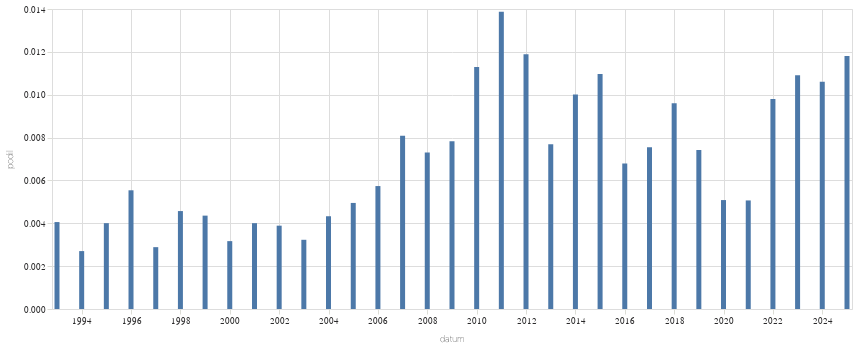

The notebook cell saved with this chart:
### Code cell
alt.Chart(
    zavorka("smích").to_pandas(),
    width = 800
).mark_bar(
).encode(
    alt.X('datum:T'),
    alt.Y('podil:Q')
)

### Figure 1 — Vega-Lite specification as saved in the notebook (floating-point values rounded to 4 significant figures)
{"config": {"title": {"font": "Noticia Text", "fontSize": 11.5, "anchor": "start", "lineHeight": 19, "fontWeight": "bolder", "subtitleFont": "Noticia Text", "subtitleFontSize": 10, "subtitleLineHeight": 15, "subtitlePadding": 10, "dy": -10, "color": "#292829", "subtitleColor": "#292829"}, "axis": {"labelFont": "Asap", "titleFont": "Asap", "fontWeight": "lighter", "titleFontWeight": "lighter", "labelFontSize": 9, "titleFontSize": 9, "labelPadding": 2, "titlePadding": 9, "domainOpacity": 0, "tickColor": "#DCDDD6", "labelColor": "#292829"}, "legend": {"labelFont": "Asap", "labelFontWeight": "normal", "titleFont": "Asap", "titleFontWeight": "normal", "labelFontSize": 9, "titleFontSize": 9, "labelColor": "#292829"}}, "data": {"name": "data-33da357dadd0a4e0a80a17ceec45c666"}, "mark": {"type": "bar"}, "encoding": {"x": {"field": "datum", "type": "temporal"}, "y": {"field": "podil", "type": "quantitative"}}, "width": 800, "$schema": "https://vega.github.io/schema/vega-lite/v5.8.0.json", "datasets": {"data-33da357dadd0a4e0a80a17ceec45c666": [{"id": 38, "datum": "1993-01-01T00:00:00", "id_right": 9366, "podil": 0.004057}, {"id": 21, "datum": "1994-01-01T00:00:00", "id_right": 7771, "podil": 0.002702}, {"id": 37, "datum": "1995-01-01T00:00:00", "id_right": 9237, "podil": 0.004006}, {"id": 53, "datum": "1996-01-01T00:00:00", "id_right": 9568, "podil": 0.005539}, {"id": 48, "datum": "1997-01-01T00:00:00", "id_right": 16632, "podil": 0.002886}, {"id": 54, "datum": "1998-01-01T00:00:00", "id_right": 11816, "podil": 0.00457}, {"id": 91, "datum": "1999-01-01T00:00:00", "id_right": 20885, "podil": 0.004357}, {"id": 79, "datum": "2000-01-01T00:00:00", "id_right": 24941, "podil": 0.003167}, {"id": 84, "datum": "2001-01-01T00:00:00", "id_right": 20971, "podil": 0.004006}, {"id": 65, "datum": "2002-01-01T00:00:00", "id_right": 16715, "podil": 0.003889}, {"id": 72, "datum": "2003-01-01T00:00:00", "id_right": 22293, "podil": 0.00323}, {"id": 89, "datum": "2004-01-01T00:00:00", "id_right": 20561, "podil": 0.004329}, {"id": 115, "datum": "2005-01-01T00:00:00", "id_right": 23234, "podil": 0.00495}, {"id": 83, "datum": "2006-01-01T00:00:00", "id_right": 14467, "podil": 0.005737}, {"id": 115, "datum": "2007-01-01T00:00:00", "id_right": 14220, "podil": 0.008087}, {"id": 107, "datum": "2008-01-01T00:00:00", "id_right": 14651, "podil": 0.007303}, {"id": 131, "datum": "2009-01-01T00:00:00", "id_right": 16744, "podil": 0.007824}, {"id": 144, "datum": "2010-01-01T00:00:00", "id_right": 12756, "podil": 0.01129}, {"id": 248, "datum": "2011-01-01T00:00:00", "id_right": 17878, "podil": 0.01387}, {"id": 173, "datum": "2012-01-01T00:00:00", "id_right": 14550, "podil": 0.01189}, {"id": 74, "datum": "2013-01-01T00:00:00", "id_right": 9619, "podil": 0.007693}, {"id": 210, "datum": "2014-01-01T00:00:00", "id_right": 20991, "podil": 0.01}, {"id": 238, "datum": "2015-01-01T00:00:00", "id_right": 21692, "podil": 0.01097}, {"id": 157, "datum": "2016-01-01T00:00:00", "id_right": 23117, "podil": 0.006792}, {"id": 139, "datum": "2017-01-01T00:00:00", "id_right": 18413, "podil": 0.007549}, {"id": 200, "datum": "2018-01-01T00:00:00", "id_right": 20820, "podil": 0.009606}, {"id": 187, "datum": "2019-01-01T00:00:00", "id_right": 25186, "podil": 0.007425}, {"id": 121, "datum": "2020-01-01T00:00:00", "id_right": 23803, "podil": 0.005083}, {"id": 102, "datum": "2021-01-01T00:00:00", "id_right": 20133, "podil": 0.005066}, {"id": 205, "datum": "2022-01-01T00:00:00", "id_right": 20911, "podil": 0.009803}, {"id": 269, "datum": "2023-01-01T00:00:00", "id_right": 24660, "podil": 0.01091}, {"id": 254, "datum": "2024-01-01T00:00:00", "id_right": 23938, "podil": 0.01061}, {"id": 149, "datum": "2025-01-01T00:00:00", "id_right": 12617, "podil": 0.01181}]}}
